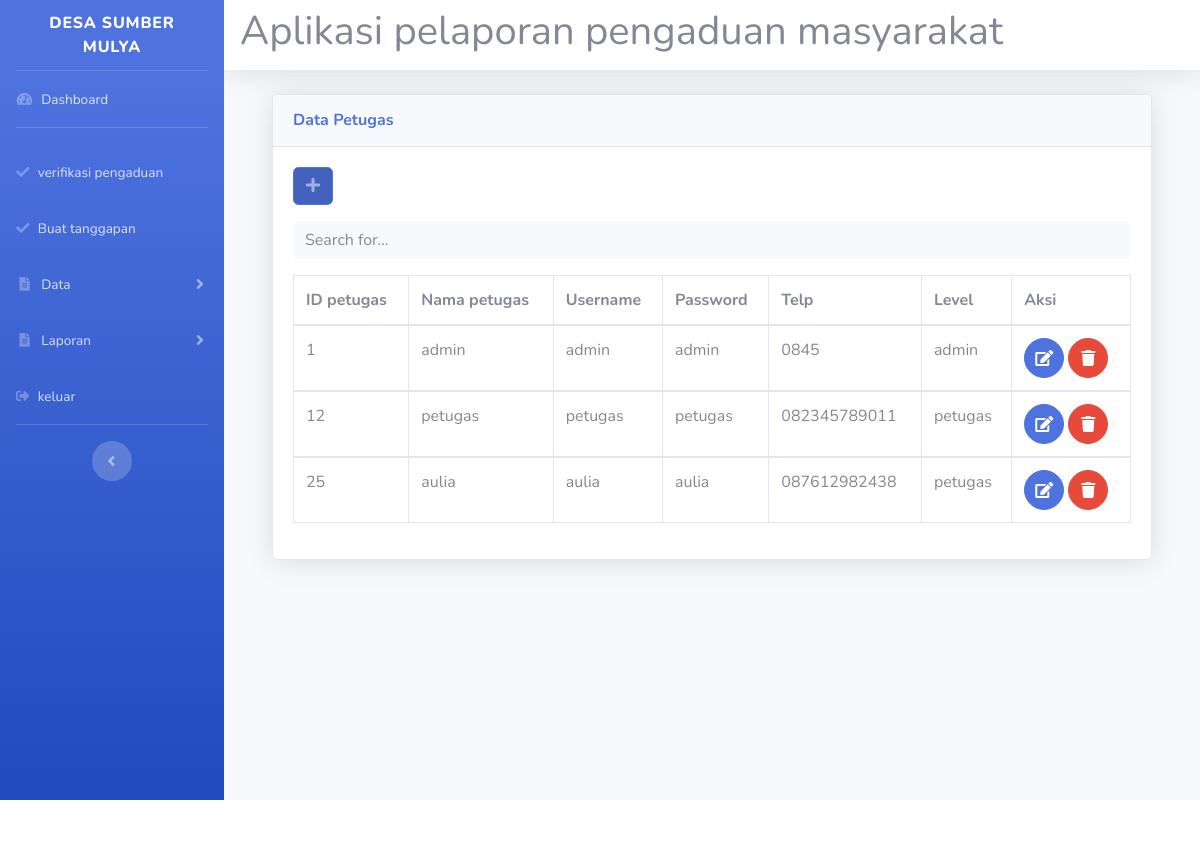
Screenshot of /admin/admin.php?url=lihat_petugas (signed in) with the database file from the repository.
### tables this page shows
CREATE TABLE `petugas` (
  `id_petugas` int(11) NOT NULL,
  `nama_petugas` varchar(35) NOT NULL,
  `username` varchar(25) NOT NULL,
  `password` varchar(32) NOT NULL,
  `telp` varchar(13) NOT NULL,
  `level` enum('admin','petugas') NOT NULL
);

### admin/lihat_petugas.php (the view, shortened to what this page needs)
<!DOCTYPE html>
<html lang="en">
<head>
  <link href="../vendor/fontawesome-free/css/all.min.css" rel="stylesheet" type="text/css">
  <link href="../css/sb-admin-2.min.css" rel="stylesheet">
  <link href="../vendor/datatables/dataTables.bootstrap4.min.css" rel="stylesheet">
</head>
        <div class="container-fluid">
          <div class="card shadow mb-4">
            <div class="card-header py-3">
              <h6 class="m-0 font-weight-bold text-primary">Data Petugas</h6>
            </div>
            <div class="card-body">
              <form>
               <a href="admin.php?url=tambah_petugas" class="btn btn-primary btn-icon-split mb-3" align="left">
                    <span class="icon text-white-50">
                      <i class="fas fa-plus"></i>
                    </span>
                </a>
              </form>
               <input type="text" id="searchInput" class="form-control bg-light border-0 small mb-3" placeholder="Search for..." aria-label="Search" aria-describedby="basic-addon2">
              <div class="table-responsive">
                <table class="table table-bordered" id="dataTable" width="100%" cellspacing="0">
                  <thead>
                    <tr>
                      <th>ID petugas</th>
                      <th>Nama petugas</th>
                      <th>Username</th>
                      <th>Password</th>
                      <th>Telp</th>
                      <th>Level</th>
                      <th>Aksi</th>
                    </tr>
                  </thead>
                  <?php
                    $sql=mysql_query("Select * from petugas");
                    while ($data=mysql_fetch_array($sql)) {
                      ?>
                  <tbody>
                    <tr>
                      <td><?php echo $data['id_petugas']; ?></td>
                      <td><?php echo $data['nama_petugas']; ?></td>
                      <td><?php echo $data['username']; ?></td>
                      <td><?php echo $data['password']; ?></td>
                      <td><?php echo $data['telp']; ?></td>
                      <td><?php echo $data['level']; ?></td>
                      <td>
                      <a href="?url=edit_petugas&id=<?php echo $data['id_petugas']; ?>" class="btn btn-primary btn-circle">
                        <i class="fa fa-edit"></i>
                     </a>
                     <a href="hapus_petugas.php?id=<?php echo $data['id_petugas']; ?>" class="btn btn-danger btn-circle"
                      onclick="return confirm('yakin mau hapus?')">
                        <i class="fa fa-trash"></i>
                     </a>
                     </td>
                    </tr>
                  </tbody>
                <?php } ?>
                </table>
              </div>
            </div>
          </div>
        </div>
      </div>
    </div>
  </div>
</body>
</html>

### rows the page displays
petugas: id_petugas "1", nama_petugas "admin", username "admin", password "admin", telp "0845", level "admin"
petugas: id_petugas "12", nama_petugas "petugas", username "petugas", password "petugas", telp "082345789011", level "petugas"
petugas: id_petugas "25", nama_petugas "aulia", username "aulia", password "aulia", telp "087612982438", level "petugas"
